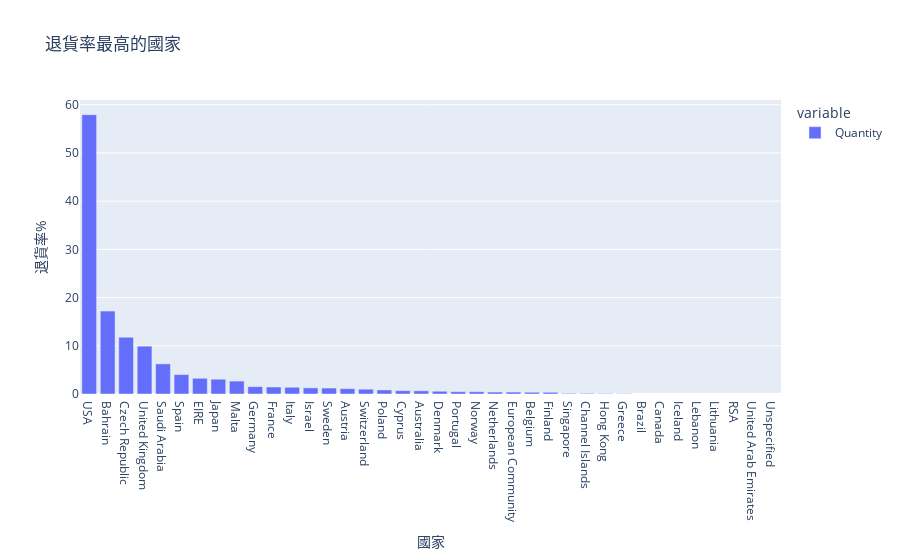

Notebook source saved alongside this figure:
### Code cell
# 計算退貨率最高的國家，退貨率 = 退貨數量/購買數量
# 先計算每個國家的退貨數量，再計算每個國家的購買數量，最後相除
data_return = data[data['Quantity'] < 0]
return_country = data_return.groupby(['Country'])
return_country = return_country['Quantity'].sum()*-1    # 退貨數量要乘以-1，轉乘正數

data_buy = data[data['Quantity'] > 0]
buy_country = data_buy.groupby(['Country'])
buy_country = buy_country['Quantity'].sum()

return_rate = return_country / buy_country *100

fig = px.bar(return_rate.sort_values(ascending=False), title='退貨率最高的國家').update_layout(xaxis_title='國家', yaxis_title='退貨率%')
fig.show()

# 美國的退貨率最高，建議可以針對美國的退貨率做分析，找出退貨率高的原因，並改善

### Figure 1 — Plotly figure (JSON) as saved in the notebook; plotly's stock layout.template omitted (floating-point values rounded to 4 significant figures)
{"data": [{"alignmentgroup": "True", "hovertemplate": "variable=Quantity<br>Country=%{x}<br>value=%{y}<extra></extra>", "legendgroup": "Quantity", "marker": {"color": "#636efa", "pattern": {"shape": ""}}, "name": "Quantity", "offsetgroup": "Quantity", "orientation": "v", "showlegend": true, "textposition": "auto", "type": "bar", "x": ["USA", "Bahrain", "Czech Republic", "United Kingdom", "Saudi Arabia", "Spain", "EIRE", "Japan", "Malta", "Germany", "France", "Italy", "Israel", "Sweden", "Austria", "Switzerland", "Poland", "Cyprus", "Australia", "Denmark", "Portugal", "Norway", "Netherlands", "European Community", "Belgium", "Finland", "Singapore", "Channel Islands", "Hong Kong", "Greece", "Brazil", "Canada", "Iceland", "Lebanon", "Lithuania", "RSA", "United Arab Emirates", "Unspecified"], "xaxis": "x", "y": [57.93, 17.2, 11.77, 9.928, 6.25, 4.032, 3.262, 3.067, 2.68, 1.522, 1.449, 1.393, 1.27, 1.236, 1.106, 0.9958, 0.8415, 0.6917, 0.6603, 0.5707, 0.4798, 0.4706, 0.4026, 0.4008, 0.3658, 0.355, 0.1336, 0.1264, 0.0838, 0.06423, null, null, null, null, null, null, null, null], "yaxis": "y"}], "layout": {"barmode": "relative", "legend": {"title": {"text": "variable"}, "tracegroupgap": 0}, "title": {"text": "退貨率最高的國家"}, "xaxis": {"anchor": "y", "domain": [0, 1], "title": {"text": "國家"}}, "yaxis": {"anchor": "x", "domain": [0, 1], "title": {"text": "退貨率%"}}}}
